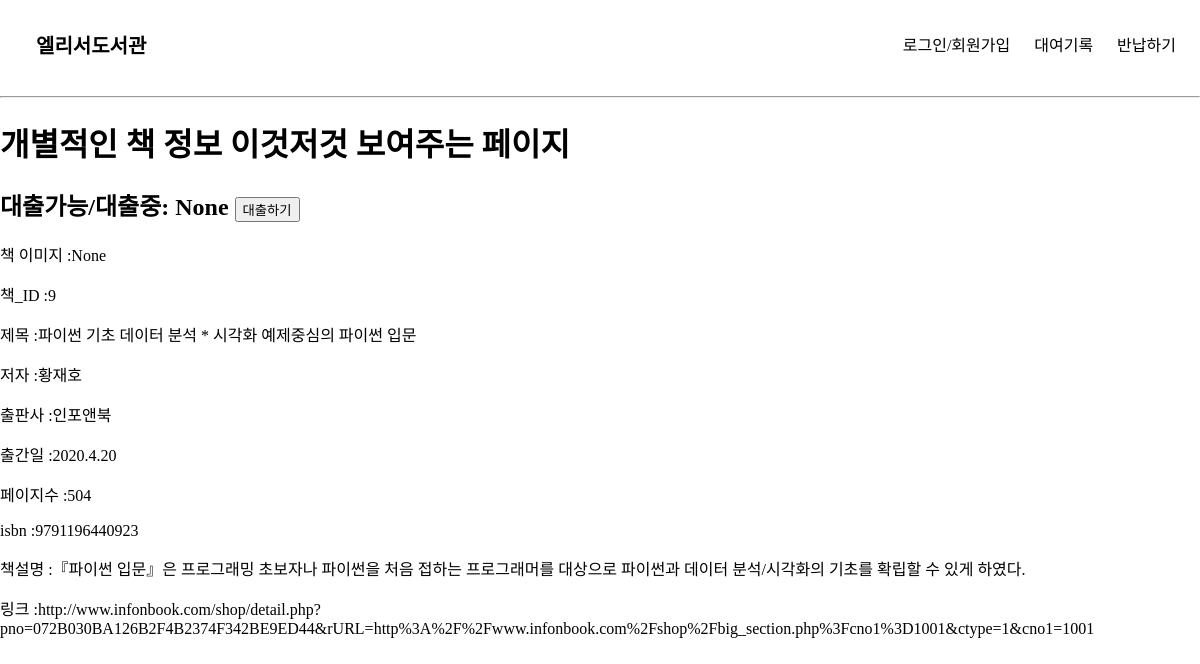
Page /book/9 on the committed database.
### elicelibrary/models.py (models this page shows, shortened)
class Book(db.Model):
    __tablename__     = 'Book'
    id                = db.Column(db.Integer, primary_key=True, nullable=False, autoincrement=True, unique=True)
    title             = db.Column(db.String(45), nullable=False)
    author            = db.Column(db.String(45))
    publisher         = db.Column(db.String(45))
    publication_date  = db.Column(db.String(45))
    pages             = db.Column(db.Integer)
    isbn              = db.Column(db.String(45))
    registered_date   = db.Column(db.DateTime, default=datetime.utcnow)
    description       = db.Column(db.Text())    # 길이를 정할 수 없는 문자열은 Text를 쓰면 됨
    book_link         = db.Column(db.String(255))
    book_status       = db.Column(db.Integer)
    book_img          = db.Column(db.String(45))    # 책 표지만 바뀐 경우, 또는 책이 다르지만 같은 표지를 쓰는 경우가 있기 때문에 이미지 스토리지에서 같은 이미지의 반복을 막기 위해 별도의 책 이미지 식별 용 변수를 넣음

### elicelibrary/views/book_api.py (the view)
@book.route('/book/<int:book_id>', methods=["GET"])
def book_detail(book_id):
    book_info = Book.query.filter(Book.id == book_id).first()
    isbn = book_info.isbn
    book_review = Review.query.filter(Review.isbn == isbn).all()
    return render_template("book_detail.html", book = book_info, book_review = book_review)

### elicelibrary/templates/book_detail.html (shortened to what this page needs)
{% extends 'base.html' %}
{% block content %}
<h1>개별적인 책 정보 이것저것 보여주는 페이지</h1>
<h2>대출가능/대출중: {{ book.book_status }}
    <input class='checkout-btn' type="button" value="대출하기">
</h2>
<p> 책 이미지 :{{ book.book_img }}</p>
<p> 책_ID  :{{ book.id }}</p>
<p> 제목 :{{ book.title }}</p>
<p> 저자 :{{ book.author }}</p>
<p> 출판사 :{{ book.publisher }}</p>
<p> 출간일 :{{ book.publication_date }}</p>
<p> 페이지수 :{{ book.pages }}</p>
<p> isbn :{{ book.isbn }}</p>
<p> 책설명 :{{ book.description }}</p>
<p> 링크 :{{ book.book_link }}</p>
{% endblock %}

### elicelibrary/static/style.css (style rules this page uses)
:root { --text-color: black; --background-color: white; --accent-color: grey; }
body { margin: 0; }

### rows in the picture
Book: book_status "None", book_img "None", id "9", title "파이썬 기초 데이터 분석 * 시각화 예제중심의 파이썬 입문", author "황재호", publisher "인포앤북", publication_date "2020.4.20", pages "504", isbn "9791196440923", description "『파이썬 입문』은 프로그래밍 초보자나 파이썬을 처음 접하는 프로그래머를 대상으로 파이썬과 데이터 분석/시각화의 기초를 확립할 수 있게 하였다.", book_link "http://www.infonbook.com/shop/detail.php?pno=072B030BA126B2F4B2374F342BE9ED44&rURL=http%3A%2F%2Fwww.infonbook.com%2Fshop%2Fbig_section.php%3Fcno1%3D1001&ctype=1&cno1=1001"
